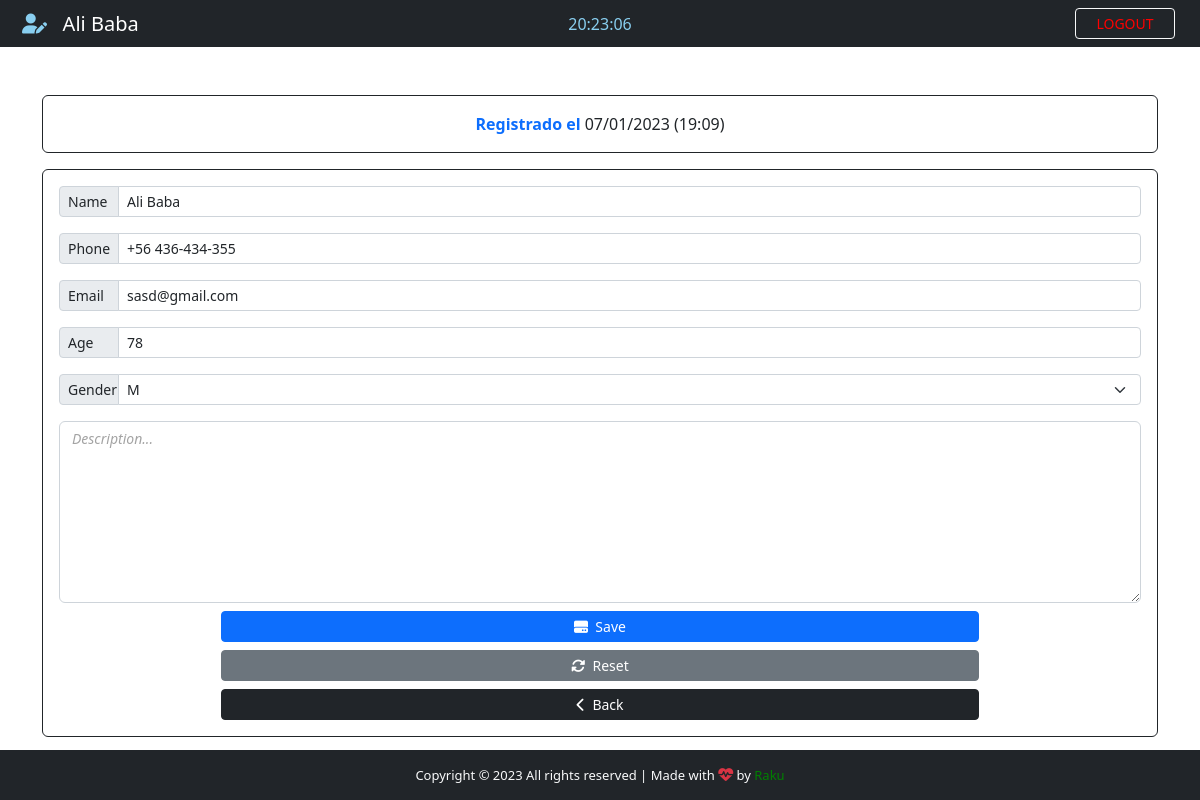
Screenshot of /patient/12 (signed in) with the database file from the repository.
### App/models.py (models this page shows, shortened)
class Patient(models.Model):
    GENDER = {
        ('M', 'M'),
        ('F', 'F'),
    }
    id = models.IntegerField(primary_key=True)
    name = models.CharField(max_length=40)
    phone = models.CharField(max_length=20)
    email = models.CharField(max_length=40)
    age = models.CharField(max_length=3)
    gender = models.CharField(max_length=1, null=True, choices=GENDER)
    note = models.TextField(blank=True)
    created_at = models.DateTimeField(auto_now_add=True)

### App/views.py (the view)
# urls.py: path('patient/<str:patient_id>', views.patient, name='patient'),
@cache_control(no_cache=True, must_revalidate=True, no_store=True)
@login_required(login_url="login")
def patient(request, patient_id):
    patient = Patient.objects.get(id=patient_id)
    if patient != None:
        return render(request, 'edit.html', {'patient': patient})

### App/templates/edit.html (shortened to what this page needs)
{% extends 'add.html' %}
{% block nav-content %}
<i class="fas fa-user-pen" style="color: #89cff0"></i>&nbsp;&nbsp; {{ patient.name }}
{% endblock nav-content %}
{% block title %}
<span style="font-weight: bold;">Registrado el</span>  <span class="text-dark">{{ patient.created_at | date:'d/m/Y (H:i)'}} </span>
{% endblock title %}
{% block action %}
action="/edit_patient"
{% endblock action %}
{% block Value-name %} value="{{ patient.name }}" {% endblock Value-name %}
{% block Value-phone %} value="{{ patient.phone }}" {% endblock Value-phone %}
{% block Value-email %} value="{{ patient.email }}"{% endblock Value-email %}
{% block Value-age %} value="{{ patient.age }}"{% endblock Value-age %}
{% block option %}
<option style="background-color: #d3d3d3; color: #007bff;">{{ patient.gender }}</option>
{% endblock option %}
{% block btn-add%}
<i class="fas fa-hdd"></i>&nbsp;&nbsp;Save
{% endblock btn-add%}
{% block reset-btn %}
<button type="reset" class="btn btn-secondary btn-sm"><i class="fas fa-sync-alt"></i>&nbsp;&nbsp;Reset</button>
{% endblock reset-btn %}

### App/templates/add.html (shortened to what this page needs)
{% extends 'base.html' %}
{% block time %}
<div class="col-sm">
  <center>
    <span id="clock" style="color: #89cff0;"></span>
  </center>
</div>
{% endblock time %}
{% block btn-nav %}
<a  class="btn btn-outline-danger btn-sm border-light" id="btn-nav" data-bs-toggle="modal" data-bs-target="#logoutModal" style="color: red" >LOGOUT</a>
{% endblock btn-nav %}
{% block content %}
<div class="container">
  <div class="row">
    <div class="col-lg-12">
      <div class="card card-body border-dark text-primary mt-5">
        <span class="text-center">{% block title %} DATOS DEL CLIENTE {% endblock title %}</span>
      </div>
      <form
        {% block action %}{% endblock action %}
        method="POST"
        autocomplete="off"
        enctype="multipart/form-data"
        class="card p-3 border-dark mt-3"
      >
        <div class="input-group input-group-sm mb-3">
          <span class="input-group-text side-label">Name</span>
          <input type="text" class="form-control"  id="name" name="name" maxlength="50" placeholder="Full Name" {% block Value-name %} {% endblock Value-name %}/>
        </div>
        <div class="input-group input-group-sm mb-3">
          <span class="input-group-text side-label">Phone</span>
          <input type="text" class="form-control" id="phone" name="phone" placeholder="Phone:"{% block Value-phone %} {% endblock Value-phone %}/>
        </div>
        <div class="input-group input-group-sm mb-3">
          <span class="input-group-text side-label">Email</span>
          <input
            type="text" class="form-control" name="email" id="email" maxlength="40" placeholder="Email"{% block Value-email %} {% endblock Value-email %}/>
        </div>
        <div class="input-group input-group-sm mb-3">
          <span class="input-group-text side-label">Age</span>
          <input
            type="text"
            class="form-control"
            name="age"
            id="age"
            placeholder="Age(18-120)"
            maxlength="3"
            {% block Value-age %} {% endblock Value-age %}
          />
        </div>
        <div class="input-group input-group-sm mb-3">
          <label class="input-group-text side-label">Gender</label>
          <select class="form-select" name="gender" id="gender">
            {% block option%}{% endblock option %}
          </select>
        </div>
        <div class="form-group">
          <textarea class="form-control" name="note" rows="7" placeholder="Description..." >{% block note %}{% endblock note %}</textarea>
        </div>
        <div class="d-grid gap-2 mt-2" style="width: 70%; margin: 0 auto;">
          <button type="submit" class="btn btn-primary btn-sm" id="btn-add">
            {% block btn-add%}{% endblock btn-add%}
          </button>
          {% block reset-btn %}{% endblock reset-btn %}
          <a href="{% url 'backend' %}" class="btn btn-dark btn-sm"><i class="fas fa-chevron-left"></i>&nbsp;&nbsp;Back</a>
        </div>
      </form>
    </div>
  </div>
</div>
{% endblock content %}

### App/static/css/style.css (style rules this page uses)
html, body { height: 100%; margin: 0; max-width: 100%; overflow: hidden; }
#btn-nav { width: 100px; float: right; margin-right: 25px; color: #89cff0; border: 1px solid #89cff0; }
.side-label { width: 60px; }
form .form-control:placeholder { color: #a3a3a3; font-size: 14px; font-style: italic; }

### rows the page displays
Patient: name "Ali Baba", created_at "07/01/2023 (19:09)", phone "+56 436-434-355", email "sasd@gmail.com", age "78", gender "M"
